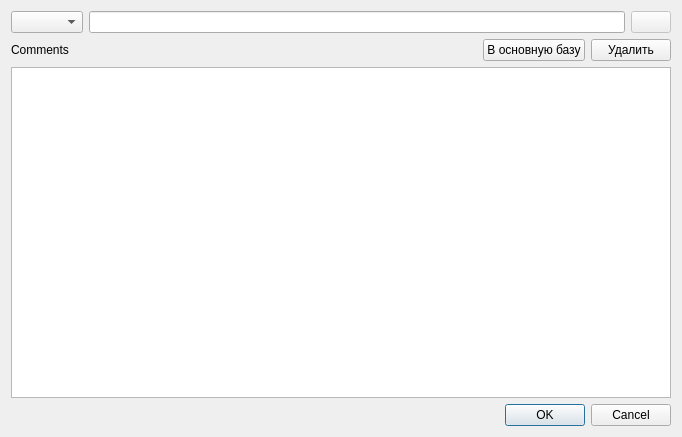
<?xml version="1.0" encoding="UTF-8"?>
<ui version="4.0">
 <class>TableOpt</class>
 <widget class="QDialog" name="TableOpt">
  <property name="geometry">
   <rect>
    <x>0</x>
    <y>0</y>
    <width>682</width>
    <height>437</height>
   </rect>
  </property>
  <property name="windowTitle">
   <string>Dialog</string>
  </property>
  <layout class="QVBoxLayout" name="verticalLayout">
   <item>
    <layout class="QHBoxLayout" name="horizontalLayout">
     <property name="leftMargin">
      <number>0</number>
     </property>
     <property name="topMargin">
      <number>0</number>
     </property>
     <item>
      <widget class="QComboBox" name="searchParam"/>
     </item>
     <item>
      <widget class="QLineEdit" name="lineSearch"/>
     </item>
     <item>
      <widget class="QPushButton" name="buttonSearch">
       <property name="enabled">
        <bool>false</bool>
       </property>
       <property name="text">
        <string/>
       </property>
       <property name="checkable">
        <bool>false</bool>
       </property>
      </widget>
     </item>
    </layout>
   </item>
   <item>
    <layout class="QHBoxLayout" name="horizontalLayout_2">
     <property name="topMargin">
      <number>0</number>
     </property>
     <item>
      <widget class="QLabel" name="comments">
       <property name="text">
        <string>Comments</string>
       </property>
      </widget>
     </item>
     <item>
      <spacer name="horizontalSpacer">
       <property name="orientation">
        <enum>Qt::Horizontal</enum>
       </property>
       <property name="sizeHint" stdset="0">
        <size>
         <width>40</width>
         <height>20</height>
        </size>
       </property>
      </spacer>
     </item>
     <item>
      <widget class="QPushButton" name="insertButton">
       <property name="text">
        <string>В основную базу</string>
       </property>
      </widget>
     </item>
     <item>
      <widget class="QPushButton" name="deleteButton">
       <property name="text">
        <string>Удалить</string>
       </property>
      </widget>
     </item>
    </layout>
   </item>
   <item>
    <widget class="QTableWidget" name="tableWidget">
     <property name="enabled">
      <bool>true</bool>
     </property>
     <attribute name="horizontalHeaderStretchLastSection">
      <bool>true</bool>
     </attribute>
    </widget>
   </item>
   <item>
    <widget class="QDialogButtonBox" name="buttonBox">
     <property name="orientation">
      <enum>Qt::Horizontal</enum>
     </property>
     <property name="standardButtons">
      <set>QDialogButtonBox::Cancel|QDialogButtonBox::Ok</set>
     </property>
    </widget>
   </item>
  </layout>
 </widget>
 <resources/>
 <connections>
  <connection>
   <sender>buttonBox</sender>
   <signal>accepted()</signal>
   <receiver>TableOpt</receiver>
   <slot>accept()</slot>
   <hints>
    <hint type="sourcelabel">
     <x>248</x>
     <y>254</y>
    </hint>
    <hint type="destinationlabel">
     <x>157</x>
     <y>274</y>
    </hint>
   </hints>
  </connection>
  <connection>
   <sender>buttonBox</sender>
   <signal>rejected()</signal>
   <receiver>TableOpt</receiver>
   <slot>reject()</slot>
   <hints>
    <hint type="sourcelabel">
     <x>316</x>
     <y>260</y>
    </hint>
    <hint type="destinationlabel">
     <x>286</x>
     <y>274</y>
    </hint>
   </hints>
  </connection>
 </connections>
</ui>
